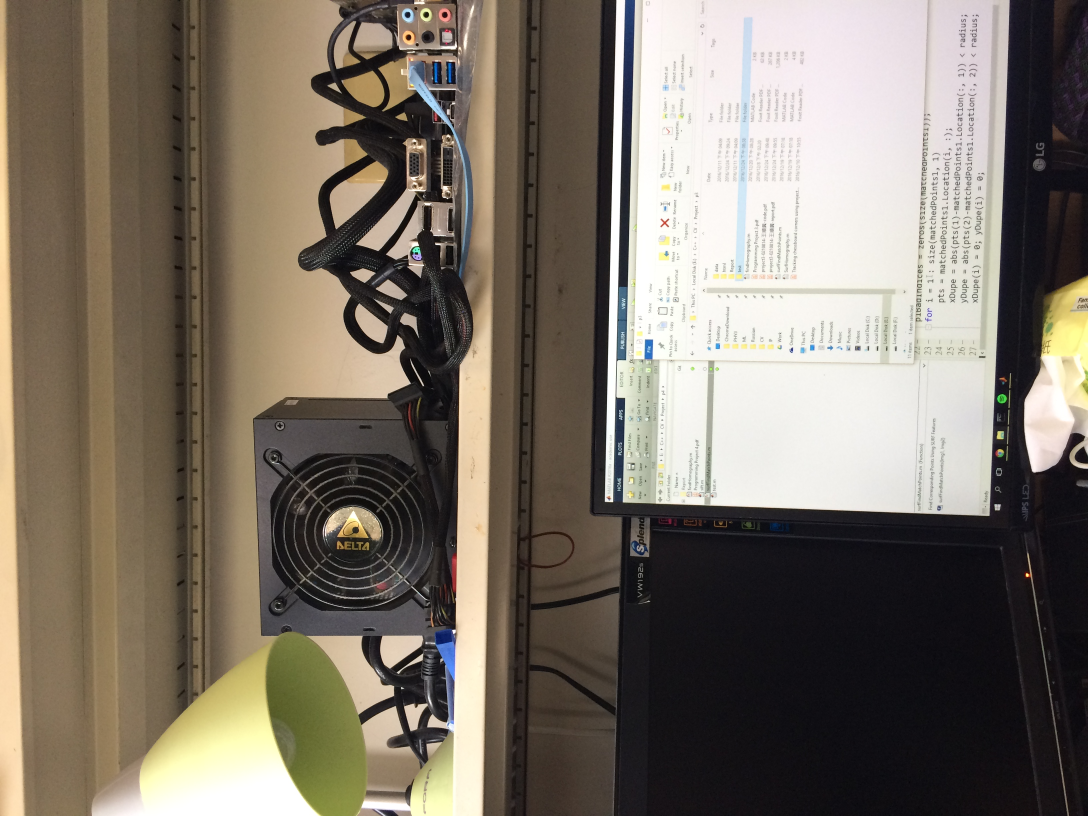
%> input picture p4/data/i1.JPG, 3264 x 2448 px (shown at 1/3 size)
$ octave SurfRef.m   (GNU Octave 9; MATLAB toolbox functions it lacks are replaced by stand-ins)
%> lines starting %> are read from the running program, lines starting %| are printed output that depends on the picture
%% Find Corresponding Points Using SURF Features
% Use the SURF local feature detector function to find the corresponding points between two images that are rotated and
% scaled with respect to each other.
%%
% Read the two images.
Img1 = rgb2gray(imread('./data/i1.jpg'));
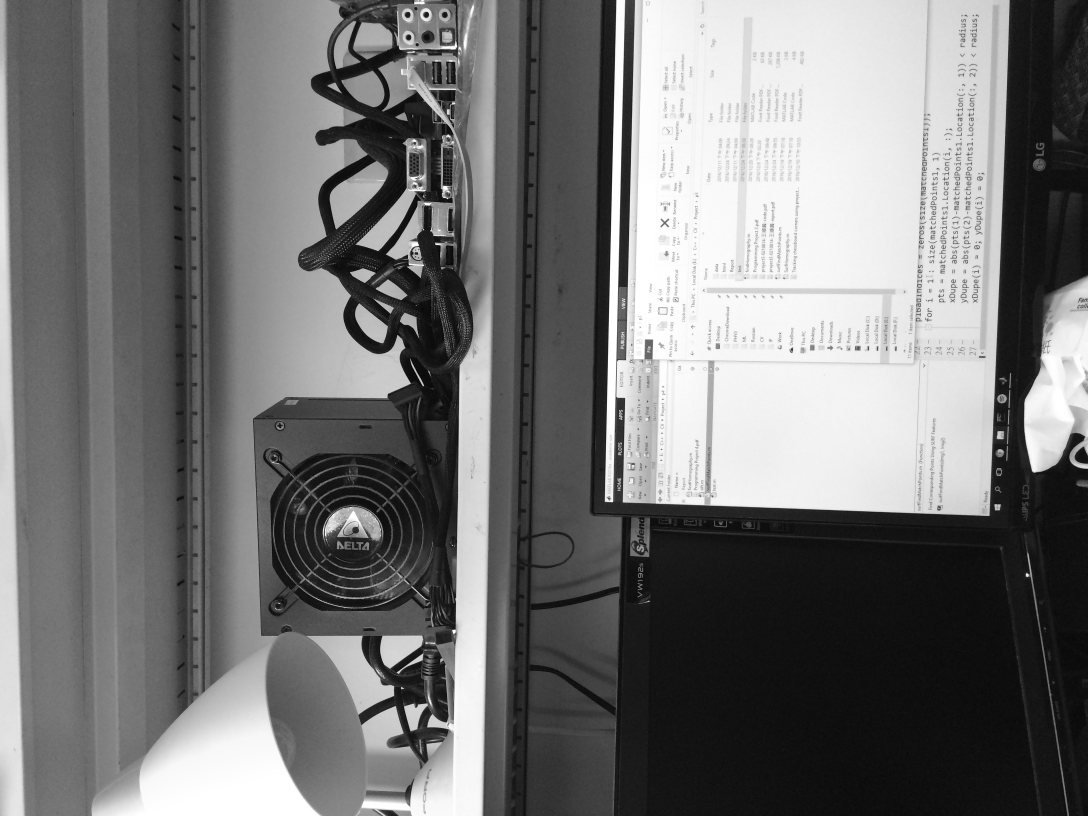
%> Img1: size 2448x3264 uint8 (shown at 1/3 size); min 0, max 255, mean 116.4
Img2 = rgb2gray(imread('./data/i2.jpg'));
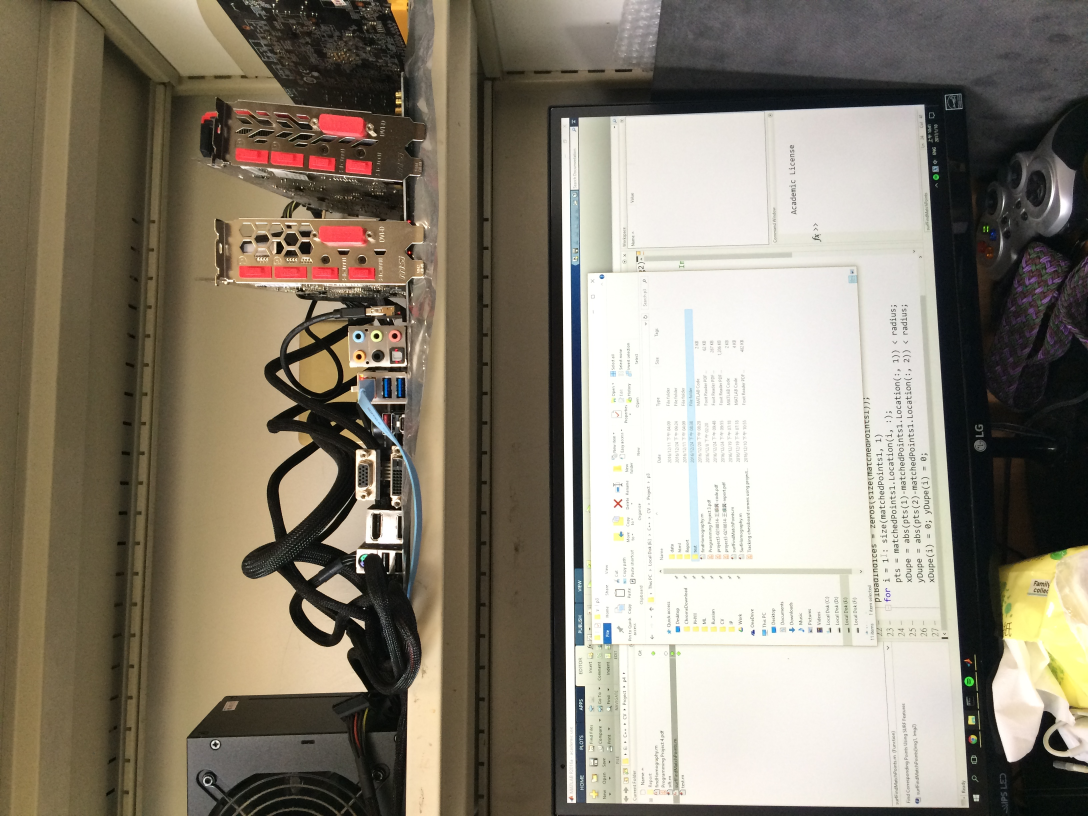
%> input picture p4/data/i2.JPG, 3264 x 2448 px (shown at 1/3 size)
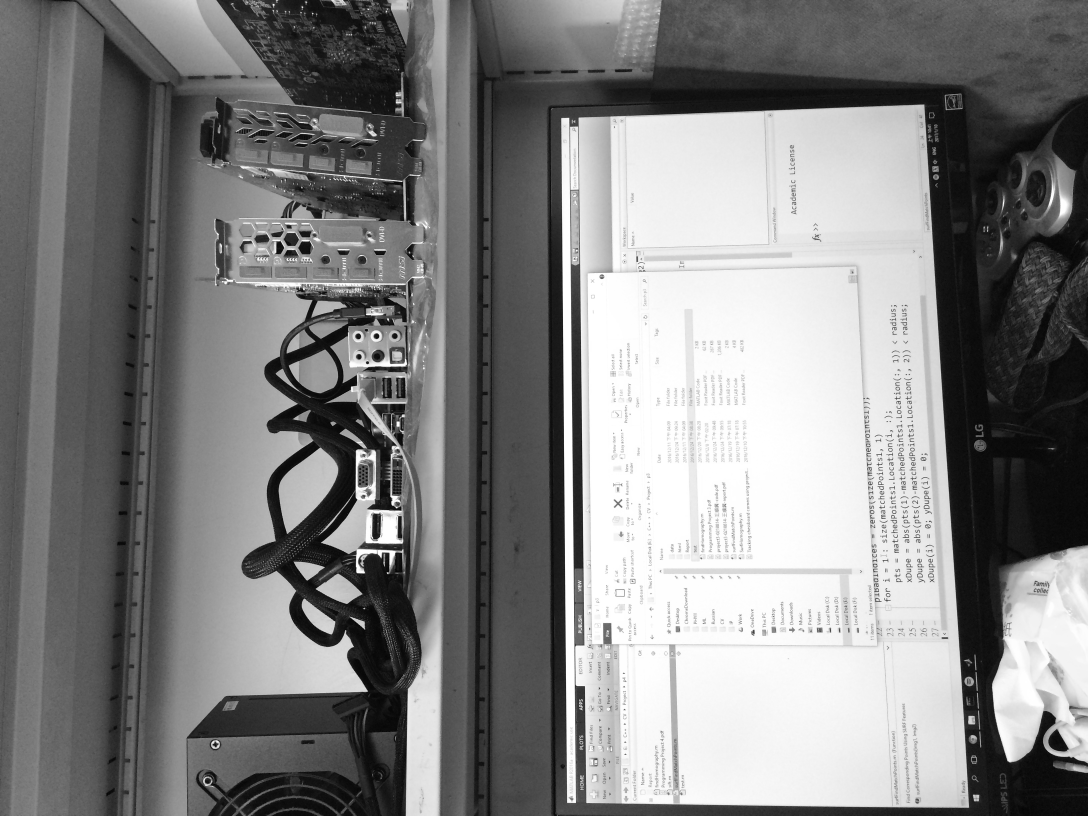
%> Img2: size 2448x3264 uint8 (shown at 1/3 size); min 0, max 255, mean 131

Img1 = imresize(Img1, [NaN 640]);
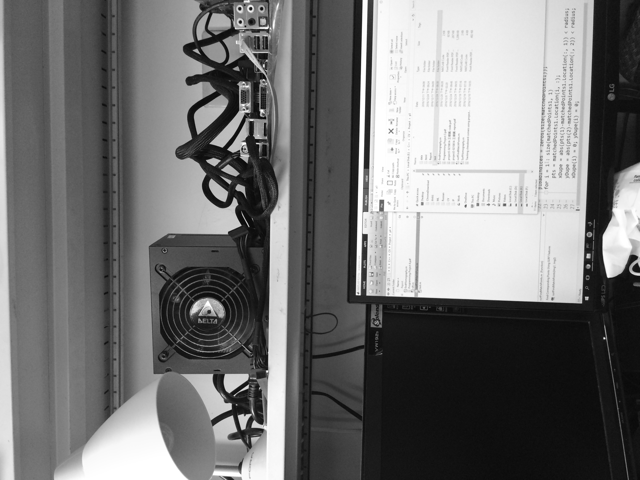
%> Img1: size 480x640 uint8; min 5, max 255, mean 116.4
Img2 = imresize(Img2, [NaN 640]);
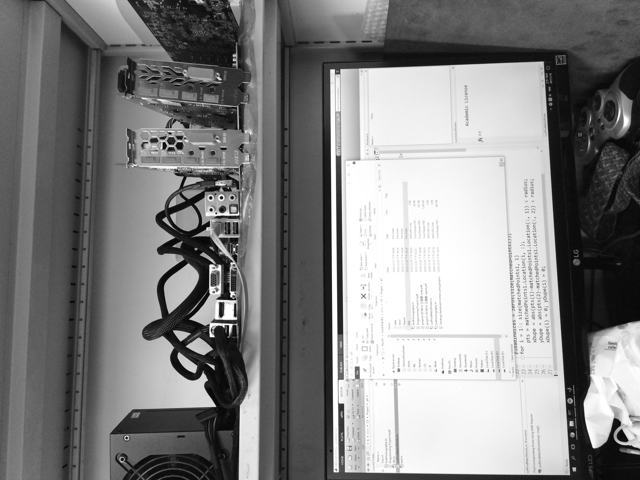
%> Img2: size 480x640 uint8; min 1, max 255, mean 130.9

%%
% Find the SURF features.
%> (the run ends here)
